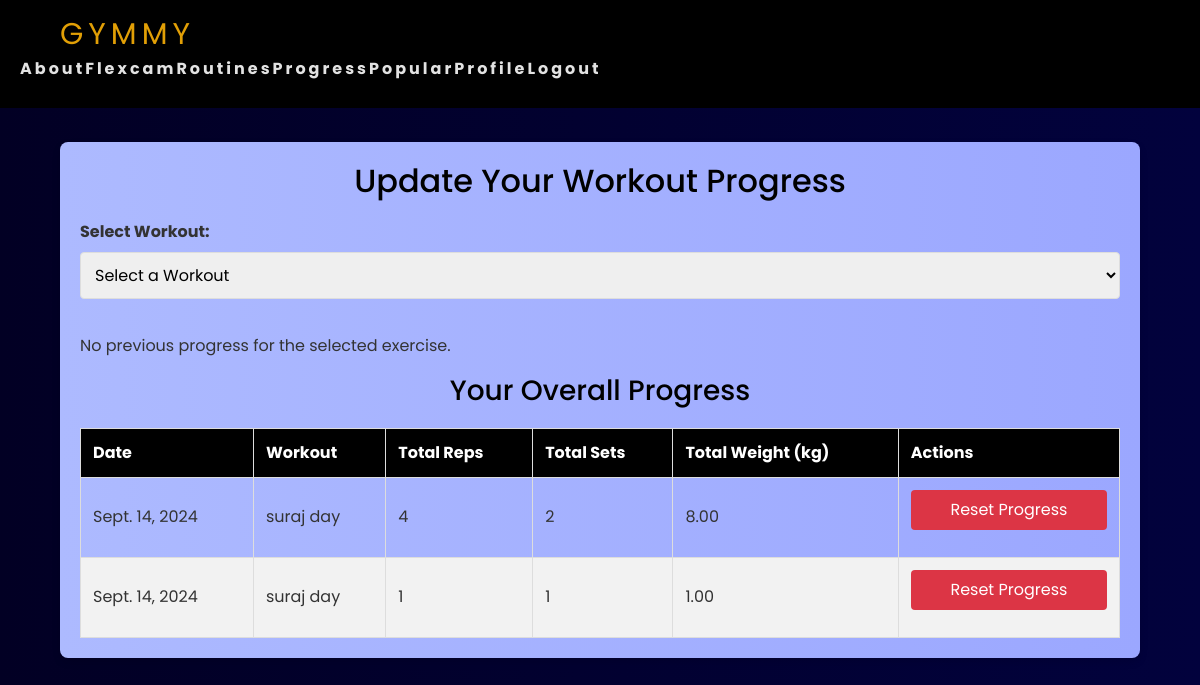
The page /progress/ (signed in) on the database as committed earlier.
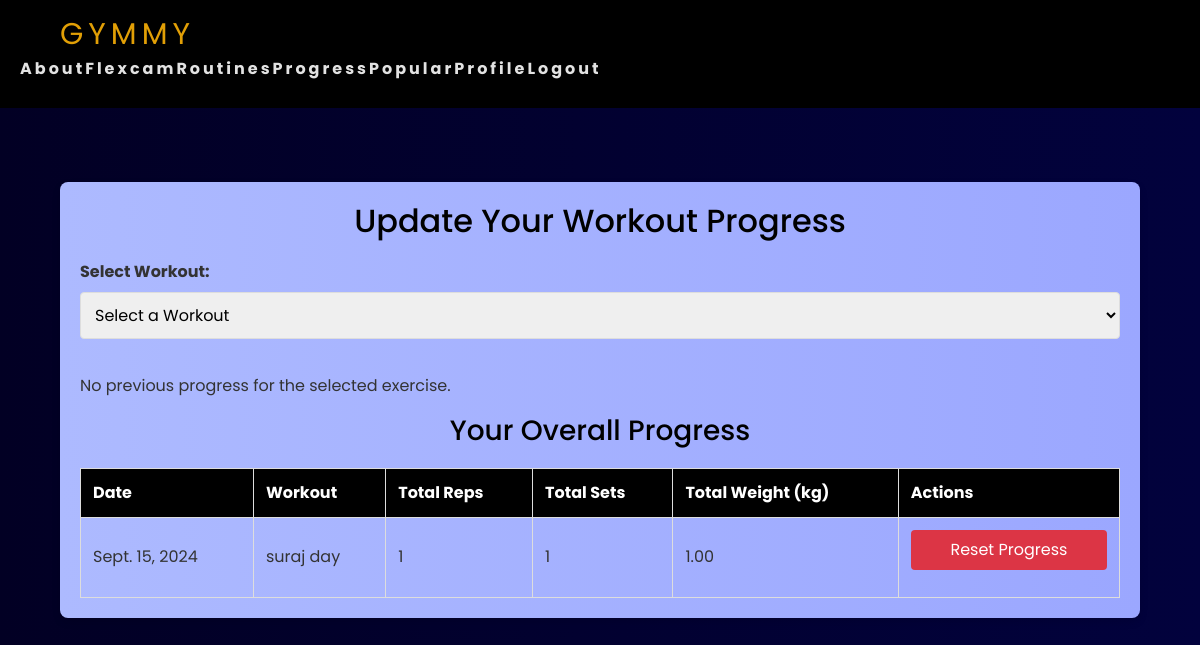
The same page on the database as committed later.
### gymmy/models.py (models this page shows, shortened)
class WorkoutProgress(models.Model):
    user = models.ForeignKey(User, on_delete=models.CASCADE, related_name='workout_progress')
    workout = models.ForeignKey('Workout', on_delete=models.CASCADE, related_name='progress')
    exercise = models.ForeignKey('WorkoutExercise', on_delete=models.CASCADE, related_name='exercise_progress', null=True, blank=True)
    date = models.DateField(default=timezone.now)
    total_reps = models.PositiveIntegerField(default=0)
    total_sets = models.PositiveIntegerField(default=0)
    total_weight = models.DecimalField(max_digits=10, decimal_places=2, default=0.00)
    single_weight = models.DecimalField(max_digits=10, decimal_places=2, default=0.00)

class Workout(models.Model):
    user = models.ForeignKey(User, on_delete=models.CASCADE, related_name='workouts')
    name = models.CharField(max_length=50)

### gymmy/views.py (the view, shortened to what this page needs)
# urls.py: path('progress/',views.progress_tracker, name="progress"),
@login_required
def progress_tracker(request):
    workouts = Workout.objects.filter(user=request.user)
    routines = []
    selected_workout = None
    selected_exercise_id = request.POST.get('exercise_id')
    exercise_progresses = []
    selected_workout_id = request.POST.get('workout_id')
    progresses = WorkoutProgress.objects.filter(user=request.user).order_by('-date')
    return render(request, 'gymmy/progress.html', {
        'progresses': progresses,
        'workouts': workouts,
        'routines': routines,
        'selected_workout_id': selected_workout_id,
        'selected_workout': selected_workout,
        'exercise_progresses': exercise_progresses,
        'selected_exercise_id': selected_exercise_id,
    })

### gymmy/templates/gymmy/progress.html (shortened to what this page needs)
{% extends 'gymmy/base.html' %}
{% load static %}
{% block css %}
<link rel="stylesheet" href="{% static 'css/progress.css' %}">
{% endblock %}
{% block content %}
<div class="container">
    <h2>Update Your Workout Progress</h2>
    <form method="POST">
        <label for="workout">Select Workout:</label>
        <select name="workout_id" required onchange="this.form.submit()">
            <option value="">Select a Workout</option>
        </select>
    </form>
    {% if exercise_progresses %}
    <h4>Previous Progress for Selected Exercise</h4>
    <table>
        <thead>
            <tr>
                <th>Date</th>
                <th>Total Reps</th>
                <th>Total Sets</th>
                <th>Single Weight (kg)</th>
            </tr>
        </thead>
        <tbody>
            {% for progress in exercise_progresses %}
            <tr>
                <td>{{ progress.date }}</td>
                <td>{{ progress.total_reps }}</td>
                <td>{{ progress.total_sets }}</td>
                <td>{{ progress.single_weight }}</td>
            </tr>
            {% endfor %}
        </tbody>
    </table>
    {% else %}
    <p>No previous progress for the selected exercise.</p>
    {% endif %}
    <h3>Your Overall Progress</h3>
    {% if progresses %}
    <table>
        <thead>
            <tr>
                <th>Date</th>
                <th>Workout</th>
                <th>Total Reps</th>
                <th>Total Sets</th>
                <th>Total Weight (kg)</th>
                <th>Actions</th>
            </tr>
        </thead>
        <tbody>
            {% for progress in progresses %}
            <tr>
                <td>{{ progress.date }}</td>
                <td>{{ progress.workout.name }}</td>
                <td>{{ progress.total_reps }}</td>
                <td>{{ progress.total_sets }}</td>
                <td>{{ progress.total_weight }}</td>
                <td>
                    <form action="{% url 'reset_progress' progress.id %}" method="POST" style="display:inline;">
                        <button type="submit" class="btn-reset">Reset Progress</button>
                    </form>
                </td>
            </tr>
            {% endfor %}
        </tbody>
    </table>
    {% else %}
    <p>No progress recorded yet. Start by updating your progress for a workout.</p>
    {% endif %}
</div>
{% endblock %}

### gymmy/templates/gymmy/base.html (shortened to what this page needs)
{% load static %}
<!DOCTYPE html>
<html lang="en">
<head>
    <link rel = "stylesheet" href="{% static 'css/base.css' %}">
    <link rel="stylesheet" href="{% static 'bootstrap/css/bootstrap.min.css' %}">
    <link rel="stylesheet"  href="{% static 'css/profile.css' %}">
    <link href='https://unpkg.com/boxicons@2.1.4/css/boxicons.min.css' rel='stylesheet'>
    {% block css %}{% endblock %}
</head>
    <nav>
        <div class="logo">
            <a href="{% url 'homepage' %}">GYMMY</a>
        </div>
        <ul class="nav-links">
            <li><a href="{% url 'about' %}">About</a></li>
    {% if user.is_authenticated%}
        <li><a href="{% url 'flexcam' %}">Flexcam</a></li>
        <li><a href="{% url 'routines' %}">Routines</a></li>
        <li><a href="{% url 'progress' %}">Progress</a></li>
        <li><a href="{% url 'top_exercises' %}">Popular</a></li>
        <li><a href="{% url 'profile_front' %}" class="signup-link">Profile</a></li>
        <li><a href="{% url 'logout' %}" class="signup-link">Logout</a></li>
    {% else %}
        <li><a href="{% url 'login' %}">Flexcam</a></li>
        <li><a href="{% url 'login' %}">Routines</a></li>
        <li><a href="{% url 'login' %}" class="signup-link">Login</a></li>
        <li><a href="{% url 'signup' %}" class="signup-link">Sign Up</a></li>
    {% endif %}
        </ul>
    </nav>
{% block content %}{% endblock %}
</html>

### gymmy/static/css/base.css (style rules this page uses)
* { padding: 0; margin: 0; box-sizing: border-box; }
li::marker { font-size: 3em; line-height: .1; }
.logo { text-transform: uppercase; letter-spacing: 5px; font-size: 30px; margin-left: 40px; }
.logo a { text-decoration: none; color: #e19f06; }
nav { position: fixed; top: 0; left: 0; width: 100%; z-index: 99; display: flex; justify-content: space-between; padding: 11.5px 20px; align-items: center; min-height: 8vh; font-family: 'Poppins', sans-serif; background-color: black; }
.nav-links { list-style: none; width: 50%; display: flex; justify-content: space-around; }
.nav-links a { color: rgb(226, 226, 226); text-decoration: none; letter-spacing: 3px; font-weight: bold; font-size: 16px; transition: all 0.1s ease-in-out; }

### gymmy/static/css/profile.css (style rules this page uses)
* { margin: 0; padding: 0; box-sizing: border-box; font-family: "Poppins", sans-serif; }

### gymmy/static/css/progress.css (style rules this page uses)
* { margin: 0; padding: 0; box-sizing: border-box; }
.container { width: 90%; max-width: 1200px; margin: 100px auto; padding: 20px; background: linear-gradient(90deg, rgba(173, 186, 255, 1) 0%, rgba(155, 167, 255, 1) 100%, rgba(204, 237, 255, 1) 100%); border-radius: 8px; box-shadow: 0 4px 8px rgba(0, 0, 0, 0.1); }
h2, h3, h4 { text-align: center; margin-bottom: 20px; color: #000000; }
form { margin-bottom: 20px; }
label { display: block; margin-bottom: 8px; font-weight: bold; }
select, input[type="number"], button { width: 100%; padding: 10px; margin-bottom: 15px; border: 1px solid #ddd; border-radius: 4px; transition: border-color 0.3s ease-in-out; }
button { background-color: #28a745; color: #fff; border: none; cursor: pointer; transition: background-color 0.3s ease; }
.btn-reset { background-color: #dc3545; color: #fff; padding: 8px 12px; border: none; border-radius: 4px; cursor: pointer; transition: background-color 0.3s ease; }
table { width: 100%; border-collapse: collapse; margin-top: 20px; }
thead { background-color: #000000; color: white; }
thead th, tbody td { padding: 12px; text-align: left; border: 1px solid #ddd; }

Rows that differ between the two databases and show on the page:
removed WorkoutProgress: date "Sept. 14, 2024", workout.name "suraj day", total_reps "4", total_sets "2", total_weight "8.00"
removed WorkoutProgress: date "Sept. 14, 2024", workout.name "suraj day", total_reps "1", total_sets "1", total_weight "1.00"
added WorkoutProgress: date "Sept. 15, 2024", workout.name "suraj day", total_reps "1", total_sets "1", total_weight "1.00"
